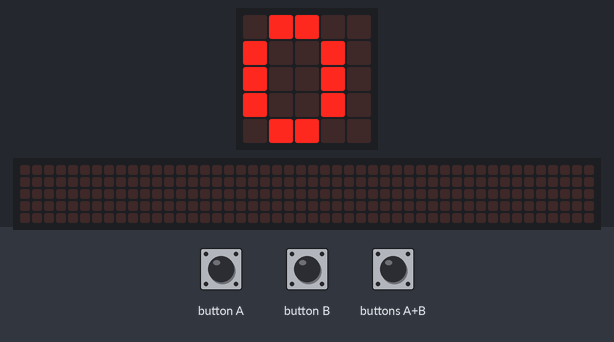
Bench run of a program on a simulated BBC micro:bit (MakeCode). On the bench: the board's 5×5 LED display, a strip that is not on the board, showing the scrolling text unrolled. The test bench sets the inputs (shaded band). The 48×5 strip is a reading aid, not a part: it shows the text the display is scrolling, unrolled, one strip-width of it at a time.

Above: at 1.2 s.
1.3 s: button B pressed for 0.15 s
At 1.92 s:
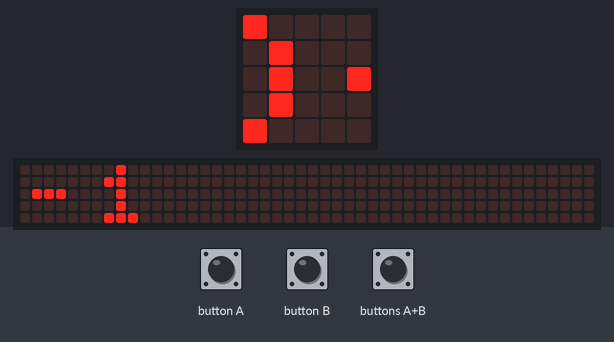
2.0 s: button A pressed for 0.15 s
2.7 s: button A pressed for 0.15 s
3.4 s: buttons A+B pressed for 0.15 s
4.1 s: button B pressed for 0.15 s
At 4.63 s:
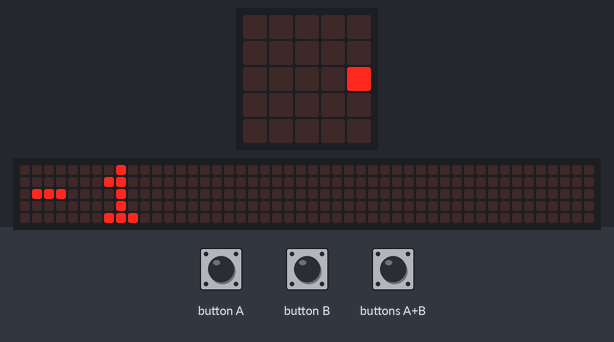
4.8 s: buttons A+B pressed for 1 s
At 7.19 s:
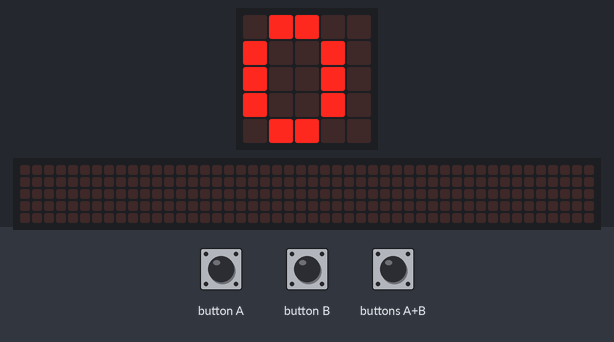
Timing chart, 0 to 7.4 s (numbered marks = the images above; inputs shaded):
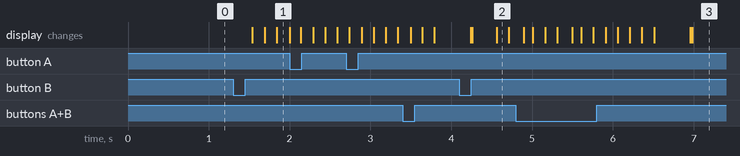

The program:

main.ts
```typescript
input.onButtonPressed(Button.A, function () {
    numero = numero + 1
})
input.onButtonPressed(Button.AB, function () {
    numero = 0
})
input.onButtonPressed(Button.B, function () {
    numero = numero - 1
})
let numero = 0
numero = 0
basic.forever(function () {
    basic.showNumber(numero)
})
```

test.ts
```typescript
// aquí va el archivo "tests"; esto no se compilará cuando este paquete se utilice como una extensión.
```

Measured:
- after the input at 1.3 s, the display: first changes after 0.24 s (image 1 shows a later state)
